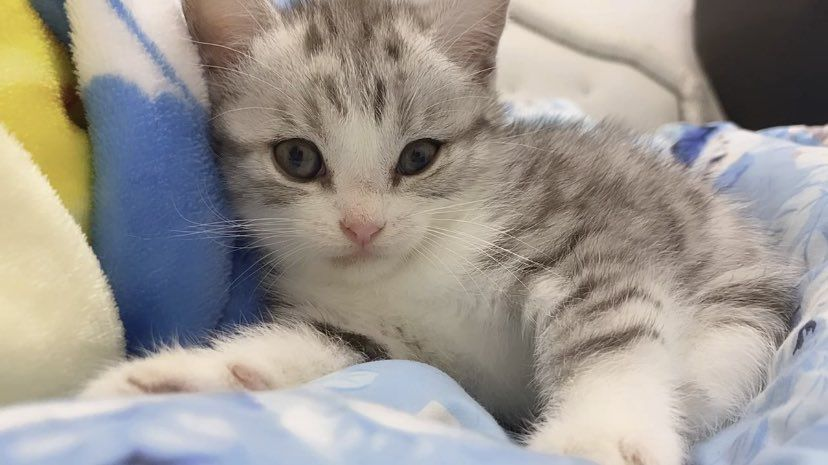
#> input picture test/mii.jpeg, 828 x 465 px
$ python Lab2_3.py
#> lines starting #> are read from the running program, lines starting #| are printed output that depends on the picture
import cv2
import numpy as np
import matplotlib.pyplot as plt
from skimage.io import imread
from skimage.exposure import cumulative_distribution

# อ่านภาพจากไฟล์
image_1 = cv2.imread("mii.jpeg")
#> image_1 is the input picture: shape (465, 828, 3); mean B, G, R 144.8, 151.3, 156.9
image_2 = cv2.imread("T1.jpg")

# แยกสีของภาพออกเป็นช่อง RGB
im1b, im1g, im1r = cv2.split(image_1)
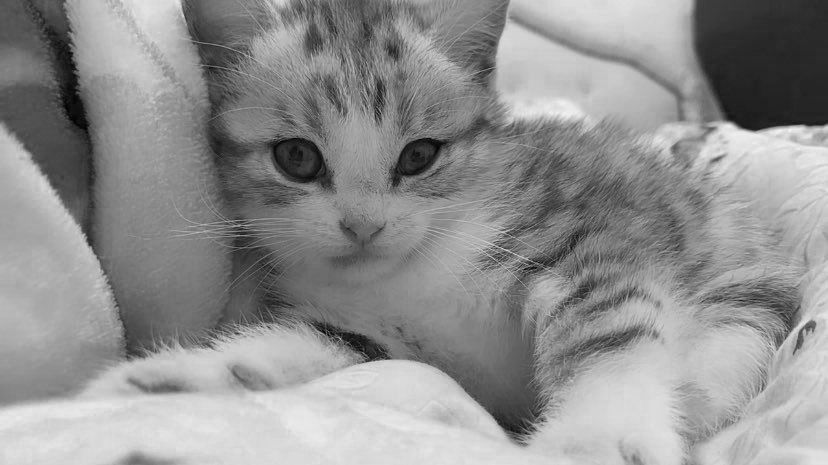
#> im1b: shape (465, 828); min 0, max 243, mean 144.8
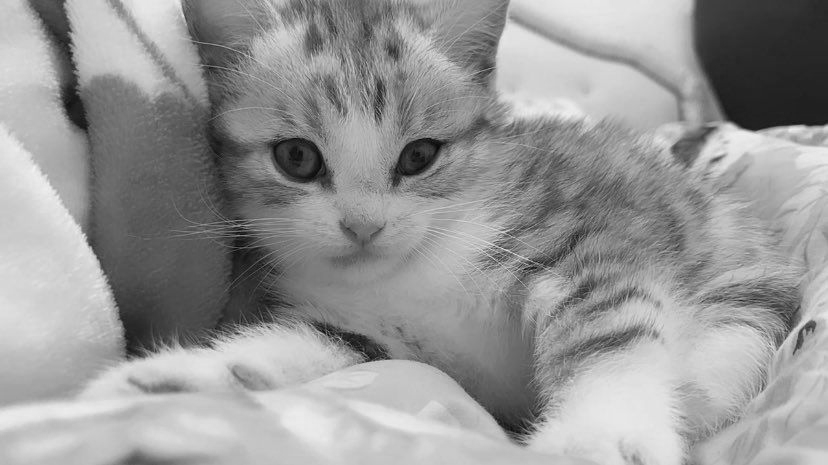
#> im1g: shape (465, 828); min 6, max 242, mean 151.3
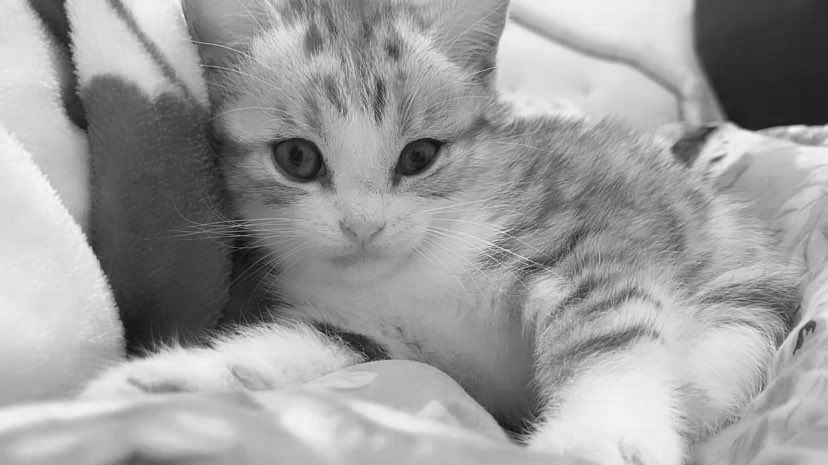
#> im1r: shape (465, 828); min 0, max 252, mean 156.9
#> (the run stopped early here; a loop or call above may not have finished)
